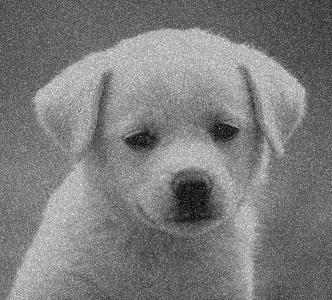
#> input picture imgs/dog_noisy_img.png, 332 x 300 px
$ jupyter execute --allow-errors 04_noise_in_image--smoothing_denoising_sharpening.ipynb   (shell and % lines are left out)
#> lines starting #> are read from the running program, lines starting #| are printed output that depends on the picture
### Import Statements

[cell 1]
import matplotlib.pyplot as plt
import numpy as np
import cv2 as cv
import sys
import copy

[cell 2]
from skimage.util import random_noise

[cell 3]
# converting color mode to RGB and displaying the image as matplotlib figure
def matplotlib_imshow(
    img_title="", img=None, fig_h=7, cv_colorspace_conversion_flag=cv.COLOR_BGR2RGB
):
    # tinkering with size
    try:
        img_width, img_height = img.shape[0], img.shape[1]
        aspect_ratio = img_width / img_height
        plt.figure(figsize=(fig_h * aspect_ratio, fig_h))
    except AttributeError:
        print(
            "None Type image. Correct_syntax is, matplotlib_imshow(img_title, img, fig_h, cv_colorspace_conversion_flag)."
        )

    # actual code for displaying the image
    plt.imshow(cv.cvtColor(img, cv_colorspace_conversion_flag))
    plt.title(img_title)
    plt.show()

## Image Filtering ([Docs](https://docs.opencv.org/4.x/d4/d13/tutorial_py_filtering.html))

As in one-dimensional signals, images can also be filtered with various low-pass filters (LPF), high-pass filters (HPF), etc. `LPF helps in removing noise, blurring images`, etc. `HPF filters help in finding edges` in images.

OpenCV provides a function `cv.filter2D(src, ddepth, kernel, anchor=(-1, -1))` to convolve a kernel with an image.

<u>Function Arguments</u>
- src: image to which filter is to be applied.
- ddepth: depth of the output image [ -1 will give the output image depth as same as the input image]
- *kernel:* convolution kernel. it is nothing but a matrix representing the coefficients of the filter.
- anchor: anchor of the kernel that indicates the relative position of a filtered point within the kernel; default value (-1,-1) means that the anchor is at the kernel center.

- ### Convolution ([Wikipedia](https://en.wikipedia.org/wiki/Convolution))

Convolution is a mathematical operation on two functions (`f and g`) that produces a third function (`f ∗ g`) which expresses how the `shape of one is modified by the other`.

The term convolution refers to both the result function and to the process of computing it. It is defined as the `integral of the product of the two functions after one is reflected about the y-axis and shifted`. The choice of which function is reflected and shifted before the integral does not change the integral result. The integral is evaluated for all values of shift, producing the convolution function.

##### **Kernel**

`Kernel:` In image processing, a kernel, convolution matrix, or mask is a small matrix used for blurring, sharpening, embossing, edge detection, and more. This is accomplished by doing a convolution between the kernel and an image. Or more simply, when each pixel in the output image is a function of the nearby pixels (including itself) in the input image, the kernel is that function.

- See this [opencv tutorial](https://docs.opencv.org/3.4/d4/dbd/tutorial_filter_2d.html) to learn how exactly a kernel is applied to an image to bring about such different types of changes.
- See this [wikipedia article](https://en.wikipedia.org/wiki/Kernel_(image_processing)) to learn more about what is a kernel, common kernel matrices, application, implementation etc.

- ### Image Smoothing ([Wikipedia](https://en.wikipedia.org/wiki/Smoothing))

In statistics and image processing, to smooth a data set is to create an approximating function that attempts to capture important patterns in the data, while leaving out noise or other fine-scale structures/rapid phenomena. In smoothing, the data points of a signal are modified so `individual points higher than the adjacent points (presumably because of noise) are reduced, and points that are lower than the adjacent points are increased` leading to a smoother signal.

Many different algorithms are used for image smoothing which is also known as blurring. The most commonly used ones in OpenCV are, `cv.blur()`, `cv.GaussianBlur()`, `cv.medianBlur()`, `cv.bilateralFilter()`. To learn more about them see the [docs](https://docs.opencv.org/3.4/dc/dd3/tutorial_gausian_median_blur_bilateral_filter.html).

[cell 4]
# reading in a noisy image
dog_noisy_img = cv.imread(
    "./imgs/dog_noisy_img.png", 0
)  # reading mode is 0 i.e, image will be read as grayscale
#> dog_noisy_img is the input picture: shape (300, 332); min 0, max 254, mean 124.1

> Blurring images with `cv.blur(src, kernel_size_tuple)`

[cell 5]
normal_blur = cv.blur(dog_noisy_img, ksize=(3, 3))
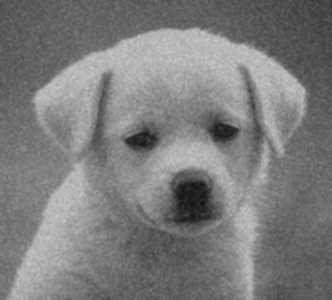
#> normal_blur: shape (300, 332); min 14, max 204, mean 124.1

> Blurring images with `cv.GaussianBlur(src, ksize_tuple, sigmaX, sigmaY)`

<u>Function Parameters</u>
- sigmaX: Gaussian kernel standard deviation in X direction.
- sigmaY: Gaussian kernel standard deviation in Y direction.

[cell 6]
gaussian_blur = cv.GaussianBlur(dog_noisy_img, (3, 3), sigmaX=1, sigmaY=1)

> Blurring images with `cv.medianBlur(src, ksize_int)`

[cell 7]
median_blur = cv.medianBlur(dog_noisy_img, 3)

> Blurring images with `cv.bilateralFilter(src, d, sigmaColor, sigmaSpace)`

<u>Function Parameters</u>
- d: Diameter of each pixel neighborhood that is used during filtering.
- sigmaSpace: a larger value of the parameter means that farther pixels will influence each other as long as their colors are close enough. When d>0, it specifies the neighborhood size regardless of sigmaSpace. Otherwise, d is proportional to sigmaSpace.
- sigmaColor: larger value of the parameter means that farther colors within the pixel neighborhood will be mixed together, resulting in larger areas of semi-equal color.

[cell 8]
bilateral_filter_blur = cv.bilateralFilter(
    dog_noisy_img, 5, sigmaSpace=10, sigmaColor=15
)

> Showing the effects of different blurring algorithms

[cell 9]
# Original Image
matplotlib_imshow("Dog (Noisy Image)", dog_noisy_img, 3)

# Blurred Images
fig, ((ax11, ax12), (ax21, ax22)) = plt.subplots(2, 2, sharex=True, sharey=True)

ax11.imshow(cv.cvtColor(normal_blur, cv.COLOR_GRAY2RGB))
ax11.set_title("Dog (blur)")

ax12.imshow(cv.cvtColor(gaussian_blur, cv.COLOR_GRAY2RGB))
ax12.set_title("Dog (GaussianBlur)")

ax21.imshow(cv.cvtColor(median_blur, cv.COLOR_GRAY2RGB))
ax21.set_title("Dog (medianBlur)")

ax22.imshow(cv.cvtColor(bilateral_filter_blur, cv.COLOR_GRAY2RGB))
ax22.set_title("Dog (bilateralFilter)")

fig.suptitle("Dog (Noisy Image) After application of different types of Filters")

plt.show()
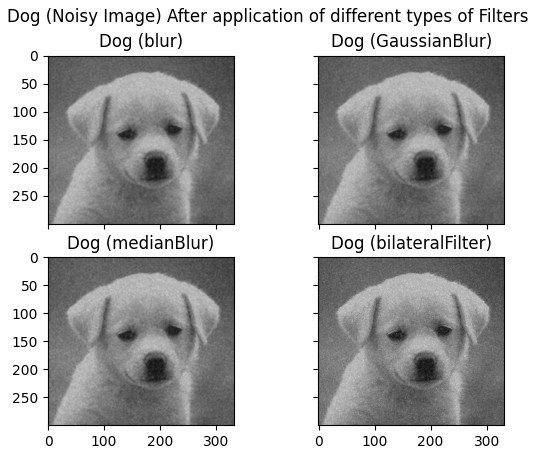
#> figure drawn by matplotlib, 4 panels

- ### Non-Local Means Image Denoising ([Docs](https://docs.opencv.org/3.4/d5/d69/tutorial_py_non_local_means.html))

We have already seen many image smoothing techniques like Gaussian Blurring, Median Blurring etc and they were good to some extent in removing small quantities of noise. In those techniques, we took a small neighbourhood around a pixel and did some operations like gaussian weighted average, median of the values etc to replace the central element. In short, noise removal at a pixel was local to its neighbourhood.

To improve the denoising quality of images, we can use `Non-Local Means Denoising` technique. Although one significant drawback is that this process is computationally very demanding.

This technique utilizes an interesting property of noise. *Noise is generally considered to be a random variable with zero mean.* Consider a noisy pixel, p=p0+n where p0 is the true value of pixel and n is the noise in that pixel. You can take large number of same pixels (say N) from different images and compute their average. Ideally, you should get p=p0 since mean of noise is zero. So the idea is simple, we need a set of similar images to average out the noise.

Consider a small window (say 5x5 window) in the image. Chance is large that the same patch may be somewhere else in the image. Sometimes in a small neighbourhood around it. What about using these similar patches together and find their average? For that particular window, that is fine. And this is what we do in *Non-Local Means Denoising*.

See an example image below:

The blue patches in the image looks the similar. Green patches looks similar. So we take a pixel, take small window around it, search for similar windows in the image, average all the windows and replace the pixel with the result we got. This method is Non-Local Means Denoising. It takes more time compared to blurring techniques we saw earlier, but its result is very good.

OpenCV provides 4 variations of this technique.
- For operation on a single image,
    - `cv.fastNlMeansDenoising()` for grayscale image
    - `cv.fastNlMeansDenoisingColored()` for colored image

    <u>Parameters</u>
    - src: Input image.
    - templateWindowSize: Size in pixels of the template patch that is used to compute weights. Should be odd. Recommended value 7 pixels.
    - searchWindowSize: Size in pixels of the window that is used to compute weighted average for given pixel. Should be odd. Affect performance linearly: greater searchWindowsSize - greater denoising time. Recommended value 21 pixels.
    - h: Parameter regulating filter strength. Bigger h value perfectly removes noise but also removes image details, smaller h value preserves details but also preserves some noise.

- For working with image sequence captured in short period of time,
    - `cv.fastNlMeansDenoisingMulti()` for grayscale image
    - `cv.fastNlMeansDenoisingColoredMulti()` for colored image

    <u>Parameters</u>
    - srcImgs: sequence of input images. All images should have the same type and size.
    - imgToDenoiseIndex: Index of the target image to denoise in srcImgs sequence.
    - temporalWindowSize: Number of surrounding images to use for target image denoising. Should be odd.
    - templateWindowSize: Size in pixels of the template patch that is used to compute weights. Should be odd. Recommended value 7 pixels.
    - searchWindowSize: Size in pixels of the window that is used to compute weighted average for given pixel. Should be odd. Affect performance linearly: greater searchWindowsSize - greater denoising time. Recommended value 21 pixels.
    - h: Parameter regulating filter strength. Bigger h value perfectly removes noise but also removes image details, smaller h value preserves details but also preserves some noise.

[cell 10]
# cv.fastNlMeansDenoising() used on the dog_noisy_img
denoise_gray = cv.fastNlMeansDenoising(dog_noisy_img, 7, 21, 7)
matplotlib_imshow(
    "Dog (Denoised with cv.fastNlMeansDenoising technique)", denoise_gray, 4
)

- ### Sharpening Images

Sharpening an image is the process of increasing the contrast between adjacent pixels to enhance the details in an image. This can be useful for a number of different image processing tasks, such as improving the clarity of an image, restoring details that have been lost due to blurring, or making an image appear more vivid and crisp.

We will need to use the `cv.filter2D(src, ddepth, kernel, anchor)` function. As the kernel, we will use the [standard sharpening kernel](https://wikimedia.org/api/rest_v1/media/math/render/svg/beb8b9a493e8b9cf5deccd61bd845a59ea2e62cc).

[cell 11]
sharpening_kernel = np.array([[0, -1, 0], [-1, 5, -1], [0, -1, 0]])

[cell 12]
denoised_dog_sharpened = cv.filter2D(
    denoise_gray, ddepth=-1, kernel=sharpening_kernel, anchor=(-1, -1)
)

[cell 13]
matplotlib_imshow("Dog (Sharpened the Denoised Image)", denoised_dog_sharpened, 5)

## Adding Artificial Noise to an Image

Noise in an image refers to unwanted or random fluctuations in the pixel values of the image. Noise can be caused by various factors such as the imaging sensor, electrical interference, or transmission errors. Usually noise in an image is undesirable since it can reduce the sharpness and contrast of an image, introduce artifacts, and make it difficult to extract meaningful information.

But there are some use cases when we would want to introduce artificial noise in an image. Some of such use cases are, testing image processing algorithms, image augmentation for training ML models, simulating real world conditions, improving image aesthetics etc.

We can certainly add noise in an image using numpy and the OpenCV library (see this short [tutorial](https://theailearner.com/2019/05/07/add-different-noise-to-an-image/)). But, there are some other libraries that offers much more simpler way of introducing different modes of noise (such as, gaussian, speckle, salt, pepper, salt and pepper, poisson etc) in our image. Two of such libraries are, [scikit image](https://scikit-image.org/docs/stable/api/skimage.util.html#random-noise) and [imgaug](https://imgaug.readthedocs.io/en/latest/). In this section we will use the `skimage.util.random_noise()` function from the scikit image library.

> `skimage.util.random_noise()` function for adding different types of artificial noise to images

<u>Function Parameters</u>
- image: input image data (ndarray). Will be converted to float.
- mode: the type of noise to add
    - gaussian (default): Gaussian-distributed additive noise.
    - localvar: Gaussian-distributed additive noise, with specified local variance at each point of image.
    - poisson: Poisson-distributed noise generated from the data.
    - salt: Replaces random pixels with 1.
    - pepper: Replaces random pixels with 0 (for unsigned images) or -1 (for signed images).
    - s&p: Replaces random pixels with either 1 or low_val, where low_val is 0 for unsigned images or -1 for signed images.
    - speckle: Multiplicative noise using out = image + n * image, where n is Gaussian noise with specified mean & variance.
- seed: This will set the random seed before generating noise, for valid pseudo-random comparisons.
- clipbool: If True (default), the output will be clipped after noise applied for modes ‘speckle’, ‘poisson’, and ‘gaussian’. This is needed to maintain the proper image data range. If False, clipping is not applied, and the output may extend beyond the range [-1, 1].
- mean: Mean of random distribution. Used in ‘gaussian’ and ‘speckle’. Default : 0.
- var: Variance of random distribution. Used in ‘gaussian’ and ‘speckle’. Note: variance = (standard deviation) ** 2. Default : 0.01
- local_vars: Array of positive floats, same shape as image, defining the local variance at every image point. Used in localvar.
- amount: Proportion of image pixels to replace with noise on range [0, 1]. Used in ‘salt’, ‘pepper’, and ‘salt & pepper’. Default : 0.05
- salt_vs_pepper: Proportion of salt vs. pepper noise for ‘s&p’ on range [0, 1]. Higher values represent more salt. Default : 0.5 (equal amounts)

**Returns:** Output floating-point image data (as ndarray) on range [0, 1] or [-1, 1] if the input image was unsigned or signed, respectively.

[cell 14]
cat_img = cv.imread("./imgs/cat.jpeg")
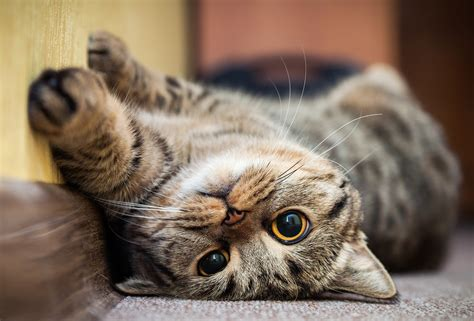
#> input picture imgs/cat.jpeg, 474 x 321 px
#> cat_img is the input picture: shape (321, 474, 3); mean B, G, R 94.2, 110.9, 129.5
matplotlib_imshow("Happy Cat", cat_img, 7)
